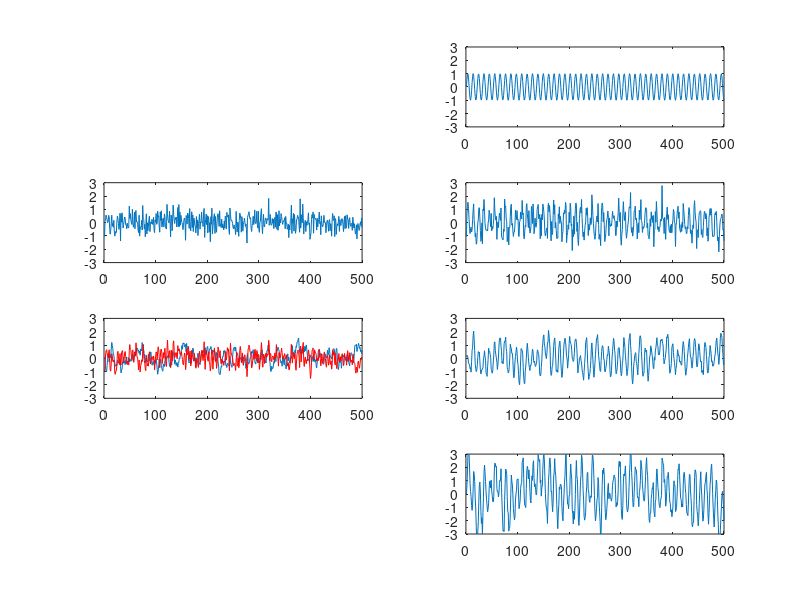

MATLAB code for this plot:
clear all; close all

% standard deviation of the gaussian noise
M0 = 100;
sd = 0.5;
Nticks = 500;

rho1 = 0.8;
t = linspace(0, 100, Nticks); 
Gnoise = sd*randn(Nticks,1);
Anoise =  sd*randn(Nticks,1);

signal = sin(3*t)  ;
noisy = zeros(size(signal));
signal = signal';

for n=2 : length(Anoise)
    Anoise(n) =  rho1 * Anoise(n-1) + Anoise(n);
end

signal2=signal;
for n=2 : length(signal)
    signal2(n) =  rho1 * signal2(n-1) + signal2(n) + Gnoise(n);
end

Anoise2 = Gnoise + circshift(Gnoise,1);
Anoise = Anoise*sd/std(Anoise);

Anoise2 = Anoise2*sd/std(Anoise2);

subplot(422)
plot(signal)
axis([0 500 -3 3])

subplot(423)
plot( Gnoise)
axis([0 500 -3 3])

subplot(424)
plot(signal + Gnoise)
axis([0 500 -3 3])

subplot(425)
plot(Anoise)
hold on
plot(Anoise2,'r')
axis([0 500 -3 3])

subplot(426)
plot(signal + Anoise)
axis([0 500 -3 3])

subplot(428)
plot(signal2)
axis([0 500 -3 3])
